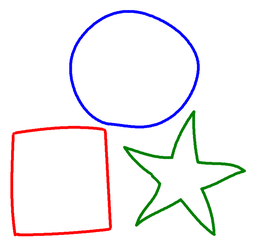
#> input picture upload/isolated.png, 256 x 246 px, shrunk from 770 x 739 before the run
$ python -i helper.py   (imports and definitions only)
#> lines starting #> are read from the running program, lines starting #| are printed output that depends on the picture

import numpy as np
from cv2 import blur, distanceTransform, erode
from cv2 import DIST_L2, DIST_MASK_PRECISE
from skimage.feature import peak_local_max
from scipy.stats import scoreatpercentile
from collections import Counter
import cvxpy as cp
import matplotlib.pyplot as plt

def yy(imgSize, centered = 0):
    ny, nx = imgSize
    if centered:
        y = np.arange(-(ny//2),(ny+1)//2).reshape(-1,1)
    else:
        y = np.arange(ny).reshape(-1,1)
    return np.tile(y, [1, nx])


def xx(imgSize, centered = 0):
    ny, nx = imgSize
    if centered:
        x = np.arange(-(nx//2),(nx+1)//2)
    else:
        x = np.arange(nx)
    return np.tile(x, [ny, 1])


# [21 lines left out: functions elipsBound, concaveDetect, not called in this run]


def findEllipse(img, rto = np.arange(1, 4, 0.2), ang = np.arange(0, 180, 5),
                minArea = None):
    if minArea == None:
        minArea = img.sum() / 100

    npair = len(ang) * len(rto)
    angle = np.tile(ang, [1, len(rto)]).flatten()
    angle = angle / 180 * np.pi
    ratio = np.tile(rto.reshape(-1,1), [1, len(ang)]).flatten()

    cos, sin = np.cos(angle), np.sin(angle)
    cos2, sin2 = cos ** 2, sin ** 2
    cossin = cos * sin
    Ta, Tinva = (1 / ratio - 1), ratio - 1
    T, Tinv = np.zeros([npair,2,2]), np.zeros([npair,2,2])
    T[:,0,0],T[:,1,1],T[:,0,1] = Ta*sin2+1,Ta*cos2+1,Ta*cossin
    T[:,1,0] = T[:,0,1]
    Tinv[:,0,0],Tinv[:,1,1],Tinv[:,0,1] = Tinva*sin2+1, Tinva*cos2+1, Tinva*cossin
    Tinv[:,1,0] = Tinv[:,0,1]

    ycord, xcord = yy(img.shape, centered = 1), xx(img.shape, centered = 1)
    ref = np.reshape([ycord[0,0], xcord[0,0]], [1,2,1])
    imgBool = img.astype(bool)
    Tcord = np.round(T.dot(np.stack((ycord[imgBool], xcord[imgBool])))) - ref
    upLeft = np.squeeze(np.min(Tcord, axis=2));
    lowRight = np.squeeze(np.max(Tcord, axis=2));
    Tcord = (Tcord - upLeft[:,:,np.newaxis]).astype(np.int64)
    imageSize = (lowRight - upLeft + 1).astype(np.int64)
    parID = np.arange(npair)[imageSize.min(axis=1) > 1]

    flagRatio = 0
    elist = []
    for i in parID:
        if ratio[i] == 1:
            if flagRatio:
                continue
            else:
                flagRatio = 1
        edt = np.zeros(imageSize[i], dtype = np.uint8)
        edt.ravel()[np.ravel_multi_index(Tcord[i], imageSize[i])] = 1
        edt = distanceTransform(edt, DIST_L2, 3)
        peak = peak_local_max(blur(edt, (3,3)))
        cord = peak + upLeft[i,:] + ref.squeeze()
        cord = Tinv[i,:,:].dot(cord.T) - ref.squeeze(axis=0)                    # round ?
        minor = edt.ravel()[np.ravel_multi_index(peak.T, imageSize[i])]
        major = minor * ratio[i]
        idxArea = (np.pi * major * minor) > minArea
        elips = np.zeros([idxArea.sum(), 5])
        elips[:,:2] = cord.T[idxArea,:]
        elips[:,2] = major[idxArea]
        elips[:,3] = minor[idxArea]
        elips[:,4] = angle[i]
        elist.append(elips)
    return np.concatenate(elist)


# [96 lines left out: functions overlay, computeDist, intergerProgamming, plotEllipse, not called in this run]

>>> import cv2
>>> picture = cv2.imread('upload/isolated.png', cv2.IMREAD_GRAYSCALE)
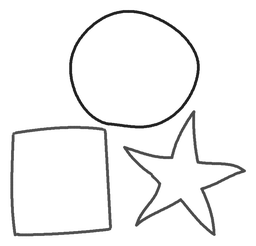
#> picture: shape (246, 256); min 29, max 255, mean 244.1
>>> result = findEllipse(picture)
#> in findEllipse, `minArea = img.sum() / 100`: minArea = 153755
#> in findEllipse, `npair = len(ang) * len(rto)`: npair = 540
#> in findEllipse, `angle = np.tile(ang, [1, len(rto)]).flatten()`: angle = 540 values, max 175 at index 35, min 0 at index 0, mean 87.5
#> in findEllipse, `angle = angle / 180 * np.pi`: angle = 540 values, max 3.05 at index 35, min 0 at index 0, mean 1.53
#> in findEllipse, `ratio = np.tile(rto.reshape(-1,1), [1, len(ang)]).flatten()`: ratio = 540 values from 1 to 3.8
#> in findEllipse, `cos, sin = np.cos(angle), np.sin(angle)`: cos = 540 values, max 1 at index 0, min -0.996 at index 35, mean 0.0278; sin = 540 values, max 1 at index 18, min 0 at index 0, mean 0.636
#> in findEllipse, `cos2, sin2 = cos ** 2, sin ** 2`: cos2 = 540 values, max 1 at index 0, min 3.75e-33 at index 18, mean 0.5; sin2 = 540 values, max 1 at index 18, min 0 at index 0, mean 0.5
#> in findEllipse, `cossin = cos * sin`: cossin = 540 values, max 0.5 at index 9, min -0.5 at index 27, mean -4.93e-18
#> in findEllipse, `Ta, Tinva = (1 / ratio - 1), ratio - 1`: Ta = 540 values, max 0 at index 0, min -0.737 at index 504, mean -0.512; Tinva = 540 values from 0 to 2.8
#> in findEllipse, `imgBool = img.astype(bool)`: imgBool: shape (246, 256) bool; every value is 1
#> in findEllipse, `upLeft = np.squeeze(np.min(Tcord, axis=2));`: upLeft = 540 pairs, first value -20 to 91, second value -18 to 94
#> in findEllipse, `lowRight = np.squeeze(np.max(Tcord, axis=2));`: lowRight = 540 pairs, first value 155 to 265, second value 161 to 273
#> in findEllipse, `imageSize = (lowRight - upLeft + 1).astype(np.int64)`: imageSize = 540 pairs, first value 65 to 286, second value 68 to 292
#> in findEllipse, `parID = np.arange(npair)[imageSize.min(axis=1) > 1]`: parID = 540 values from 0 to 539
#> the loop in findEllipse, `for i in parID:` made 540 passes
#> flagRatio on pass 1: 1
#> (peak, cord, minor, major, idxArea) on passes 43 to 45: ([[122, 121], [123, 121], [132, 120]], [[117.8, 118.8, 128.2], [127.6, 127.7, 127.3]], [107, 107, 107], [128.4, 128.4, 128.4], [False, False, False]), ([[125, 123], [126, 123], [127, 123]], [[121.9, 123, 124.1], [127.9, 128, 128.1]], [107.9, 107.9, 107.9], [129.5, 129.5, 129.5], [False, False, False]), ([[125, 125]], [123, 128], [108.9], [130.6], [False])
#> after the loop in findEllipse, `for i in parID:`:
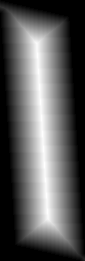
#> edt: shape (261, 85) float32; min 0, max 33.43, mean 11.5; drawn with min black and max white
#> after the loop in findEllipse, `for i in parID:`: elist = 505 items, first 6: empty array, empty array, empty array, empty array, empty array, empty array
#> result = empty array
